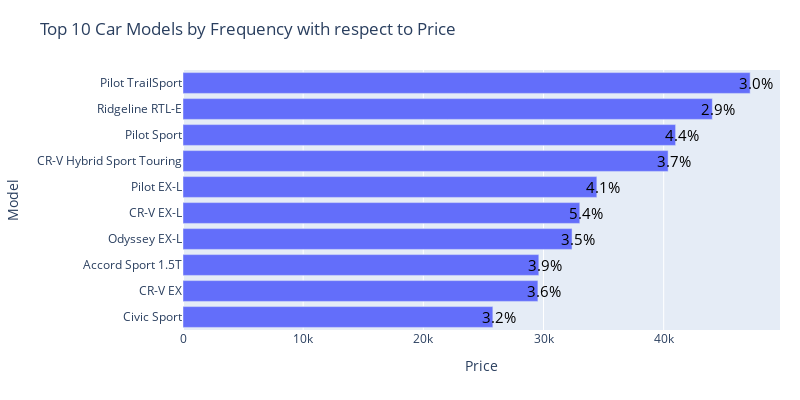

Source (notebook cell):
### Code cell
import plotly.graph_objs as go
import pandas as pd

# create a dataframe of the top 5 car models by frequency and their mean price
top_models = df_mean_imputed['Model'].value_counts().nlargest(10).index
cat_price = df_mean_imputed.groupby('Model')['Price'].mean()[top_models]
df_top_models = pd.DataFrame({'Model': cat_price.index, 'Price': cat_price.values})
df_top_models = df_top_models.sort_values(by='Price')

# create a horizontal bar plot using plotly
fig = go.Figure()
fig.add_trace(go.Bar(x=df_top_models['Price'], y=df_top_models['Model'], orientation='h'))

# customize the layout of the plot
fig.update_layout(
    title='Top 10 Car Models by Frequency with respect to Price',
    xaxis_title='Price',
    yaxis_title='Model',
    margin=dict(l=100, r=20, t=70, b=70),
    height=400,
    width=800,
)

# add percentage labels to each bar
for i, v in enumerate(df_top_models['Price']):
    fig.add_annotation(
        x=v+500,
        y=df_top_models.iloc[i]['Model'],
        text='{:.1f}%'.format((df_mean_imputed['Model'].value_counts(normalize=True)*100)[df_top_models.iloc[i]['Model']]),
        showarrow=False,
        font=dict(size=15, color='black'),
    )

# show the plot
fig.show()

### Figure 1 — Plotly figure (JSON) as saved in the notebook; plotly's stock layout.template omitted (floating-point values rounded to 4 significant figures)
{"data": [{"orientation": "h", "type": "bar", "x": [25780.0, 29530.0, 29610.0, 32370.0, 33020.0, 34440.0, 40370.0, 40990.0, 44050.0, 47190.0], "y": ["Civic Sport", "CR-V EX", "Accord Sport 1.5T", "Odyssey EX-L", "CR-V EX-L", "Pilot EX-L", "CR-V Hybrid Sport Touring", "Pilot Sport", "Ridgeline RTL-E", "Pilot TrailSport"]}], "layout": {"annotations": [{"font": {"color": "black", "size": 15}, "showarrow": false, "text": "3.2%", "x": 26280.0, "y": "Civic Sport"}, {"font": {"color": "black", "size": 15}, "showarrow": false, "text": "3.6%", "x": 30030.0, "y": "CR-V EX"}, {"font": {"color": "black", "size": 15}, "showarrow": false, "text": "3.9%", "x": 30110.0, "y": "Accord Sport 1.5T"}, {"font": {"color": "black", "size": 15}, "showarrow": false, "text": "3.5%", "x": 32870.0, "y": "Odyssey EX-L"}, {"font": {"color": "black", "size": 15}, "showarrow": false, "text": "5.4%", "x": 33520.0, "y": "CR-V EX-L"}, {"font": {"color": "black", "size": 15}, "showarrow": false, "text": "4.1%", "x": 34940.0, "y": "Pilot EX-L"}, {"font": {"color": "black", "size": 15}, "showarrow": false, "text": "3.7%", "x": 40870.0, "y": "CR-V Hybrid Sport Touring"}, {"font": {"color": "black", "size": 15}, "showarrow": false, "text": "4.4%", "x": 41490.0, "y": "Pilot Sport"}, {"font": {"color": "black", "size": 15}, "showarrow": false, "text": "2.9%", "x": 44550.0, "y": "Ridgeline RTL-E"}, {"font": {"color": "black", "size": 15}, "showarrow": false, "text": "3.0%", "x": 47690.0, "y": "Pilot TrailSport"}], "height": 400, "margin": {"b": 70, "l": 100, "r": 20, "t": 70}, "title": {"text": "Top 10 Car Models by Frequency with respect to Price"}, "width": 800, "xaxis": {"title": {"text": "Price"}}, "yaxis": {"title": {"text": "Model"}}}}
